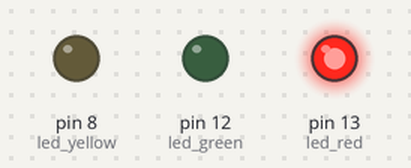
The sketch below on a simulated Arduino Uno, built with avr-gcc and run on an emulated ATmega328P. On the bench: output pins drawn as LEDs (lit = HIGH).

Above: at 0.5 s.
At 1.5 s:
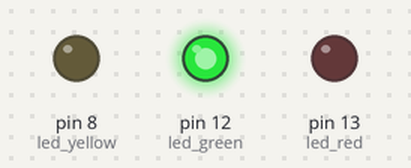
At 5.5 s:
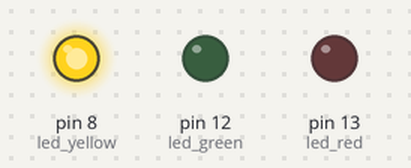
Timing chart, 0 to 6.9 s (numbered marks = the images above):
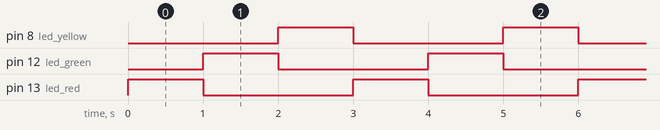

The sketch:

HW1.ino
```cpp
const int led_red = 13;
const int led_green = 12;
const int led_yellow = 8;

void setup() {
  // put your setup code here, to run once:
  pinMode(led_red,OUTPUT);
  pinMode(led_yellow, OUTPUT);
  pinMode(led_green,OUTPUT);
}

void loop() {
  // put your main code here, to run repeatedly:
  digitalWrite(led_yellow,LOW);
  digitalWrite(led_red,HIGH);
  delay(1000);

  digitalWrite(led_red,LOW);
  digitalWrite(led_green,HIGH);
  delay(1000);

  digitalWrite(led_green,LOW);
  digitalWrite(led_yellow,HIGH);
  delay(1000);
}
```

Measured:
- by itself, pin 8 (led_yellow), pin 12 (led_green), pin 13 (led_red): alternates HIGH for 1.0 s and LOW for 2.0 s
- by itself, everything shown: repeats every 3.0 s, in 3 steps
